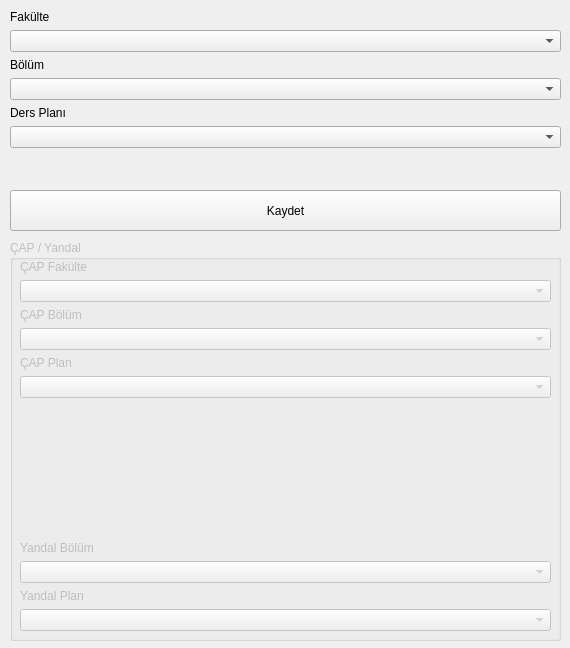
<?xml version="1.0" encoding="UTF-8"?>
<ui version="4.0">
 <class>Profilim</class>
 <widget class="QMainWindow" name="Profilim">
  <property name="geometry">
   <rect>
    <x>0</x>
    <y>0</y>
    <width>570</width>
    <height>648</height>
   </rect>
  </property>
  <property name="minimumSize">
   <size>
    <width>570</width>
    <height>246</height>
   </size>
  </property>
  <property name="maximumSize">
   <size>
    <width>570</width>
    <height>1000</height>
   </size>
  </property>
  <property name="windowTitle">
   <string>Profilim</string>
  </property>
  <widget class="QWidget" name="centralwidget">
   <widget class="QWidget" name="verticalLayoutWidget">
    <property name="geometry">
     <rect>
      <x>10</x>
      <y>10</y>
      <width>551</width>
      <height>221</height>
     </rect>
    </property>
    <layout class="QVBoxLayout" name="verticalLayout">
     <item>
      <widget class="QLabel" name="label">
       <property name="text">
        <string>Fakülte</string>
       </property>
      </widget>
     </item>
     <item>
      <widget class="QComboBox" name="ogrenciFakulteCB"/>
     </item>
     <item>
      <widget class="QLabel" name="label_2">
       <property name="text">
        <string>Bölüm</string>
       </property>
      </widget>
     </item>
     <item>
      <widget class="QComboBox" name="ogrenciBolumCB"/>
     </item>
     <item>
      <widget class="QLabel" name="label_3">
       <property name="text">
        <string>Ders Planı</string>
       </property>
      </widget>
     </item>
     <item>
      <widget class="QComboBox" name="ogrenciDersPlaniCB"/>
     </item>
     <item>
      <spacer name="verticalSpacer">
       <property name="orientation">
        <enum>Qt::Vertical</enum>
       </property>
       <property name="sizeHint" stdset="0">
        <size>
         <width>20</width>
         <height>40</height>
        </size>
       </property>
      </spacer>
     </item>
     <item>
      <widget class="QPushButton" name="kaydet">
       <property name="minimumSize">
        <size>
         <width>0</width>
         <height>41</height>
        </size>
       </property>
       <property name="text">
        <string>Kaydet</string>
       </property>
      </widget>
     </item>
    </layout>
   </widget>
   <widget class="QWidget" name="verticalLayoutWidget_2">
    <property name="geometry">
     <rect>
      <x>10</x>
      <y>240</y>
      <width>551</width>
      <height>401</height>
     </rect>
    </property>
    <layout class="QVBoxLayout" name="verticalLayout_2">
     <item>
      <widget class="QGroupBox" name="groupBox">
       <property name="enabled">
        <bool>false</bool>
       </property>
       <property name="title">
        <string>ÇAP / Yandal</string>
       </property>
       <widget class="QWidget" name="verticalLayoutWidget_3">
        <property name="geometry">
         <rect>
          <x>10</x>
          <y>20</y>
          <width>531</width>
          <height>371</height>
         </rect>
        </property>
        <layout class="QVBoxLayout" name="verticalLayout_3">
         <item>
          <widget class="QLabel" name="label_4">
           <property name="text">
            <string>ÇAP Fakülte</string>
           </property>
          </widget>
         </item>
         <item>
          <widget class="QComboBox" name="capFakulteCB"/>
         </item>
         <item>
          <widget class="QLabel" name="label_5">
           <property name="text">
            <string>ÇAP Bölüm</string>
           </property>
          </widget>
         </item>
         <item>
          <widget class="QComboBox" name="capBolumCB"/>
         </item>
         <item>
          <widget class="QLabel" name="label_8">
           <property name="text">
            <string>ÇAP Plan</string>
           </property>
          </widget>
         </item>
         <item>
          <widget class="QComboBox" name="capPlanCB"/>
         </item>
         <item>
          <spacer name="verticalSpacer_2">
           <property name="orientation">
            <enum>Qt::Vertical</enum>
           </property>
           <property name="sizeHint" stdset="0">
            <size>
             <width>20</width>
             <height>40</height>
            </size>
           </property>
          </spacer>
         </item>
         <item>
          <widget class="QLabel" name="label_6">
           <property name="text">
            <string>Yandal Bölüm</string>
           </property>
          </widget>
         </item>
         <item>
          <widget class="QComboBox" name="yandalBolumCB"/>
         </item>
         <item>
          <widget class="QLabel" name="label_7">
           <property name="text">
            <string>Yandal Plan</string>
           </property>
          </widget>
         </item>
         <item>
          <widget class="QComboBox" name="yandalPlanCB"/>
         </item>
        </layout>
       </widget>
      </widget>
     </item>
    </layout>
   </widget>
  </widget>
 </widget>
 <resources/>
 <connections/>
</ui>
